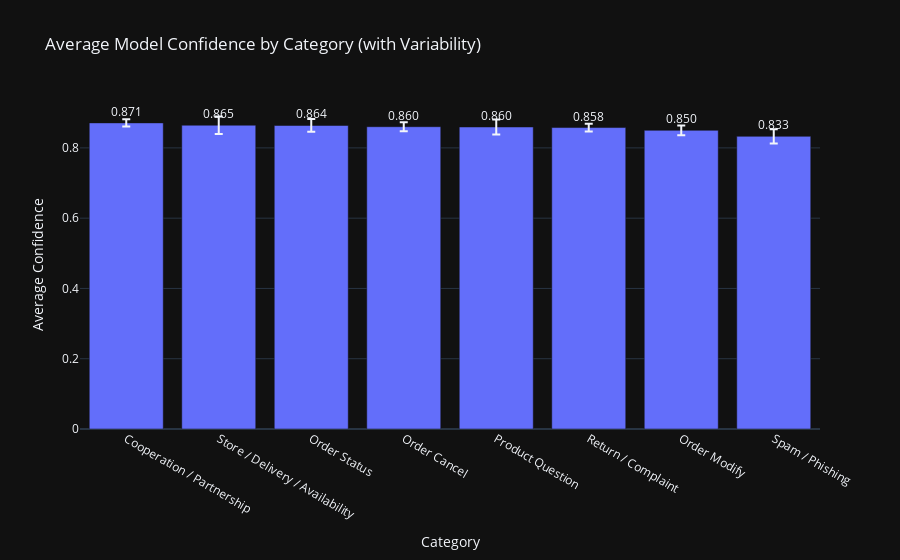

Notebook source saved alongside this figure:
### Markdown cell above
# Confidence vs Category Stability

### Code cell
import plotly.express as px

# агрегуємо
confidence_summary = (
    df.groupby("final_category")
    .agg(
        mean_conf=("proto_score", "mean"),
        std_conf=("proto_score", "std"),
        volume=("id", "count")
    )
    .reset_index()
    .sort_values("mean_conf", ascending=False)
)

fig = px.bar(
    confidence_summary,
    x="final_category",
    y="mean_conf",
    error_y="std_conf",
    text="mean_conf",
    title="Average Model Confidence by Category (with Variability)"
)

fig.update_traces(
    texttemplate="%{text:.3f}",
    textposition="outside"
)

fig.update_layout(
    xaxis_title="Category",
    yaxis_title="Average Confidence",
    showlegend=False
)

fig.write_image("confidence_mean_std.png", scale=3)
fig.show()

### Figure 1 — Plotly figure (JSON) as saved in the notebook; plotly's stock layout.template omitted (floating-point values rounded to 4 significant figures)
{"data": [{"error_y": {"array": [0.01062, 0.02494, 0.01804, 0.01262, 0.02132, 0.01112, 0.01379, 0.0205]}, "hovertemplate": "final_category=%{x}<br>mean_conf=%{text}<extra></extra>", "legendgroup": "", "marker": {"color": "#636efa", "pattern": {"shape": ""}}, "name": "", "orientation": "v", "showlegend": false, "text": [0.8712, 0.8646, 0.8639, 0.8603, 0.8595, 0.8579, 0.85, 0.8329], "textposition": "outside", "x": ["Cooperation / Partnership", "Store / Delivery / Availability", "Order Status", "Order Cancel", "Product Question", "Return / Complaint", "Order Modify", "Spam / Phishing"], "xaxis": "x", "y": [0.8712, 0.8646, 0.8639, 0.8603, 0.8595, 0.8579, 0.85, 0.8329], "yaxis": "y", "type": "bar", "texttemplate": "%{text:.3f}"}], "layout": {"xaxis": {"anchor": "y", "domain": [0.0, 1.0], "title": {"text": "Category"}}, "yaxis": {"anchor": "x", "domain": [0.0, 1.0], "title": {"text": "Average Confidence"}}, "legend": {"tracegroupgap": 0}, "title": {"text": "Average Model Confidence by Category (with Variability)"}, "barmode": "relative", "showlegend": false}}
